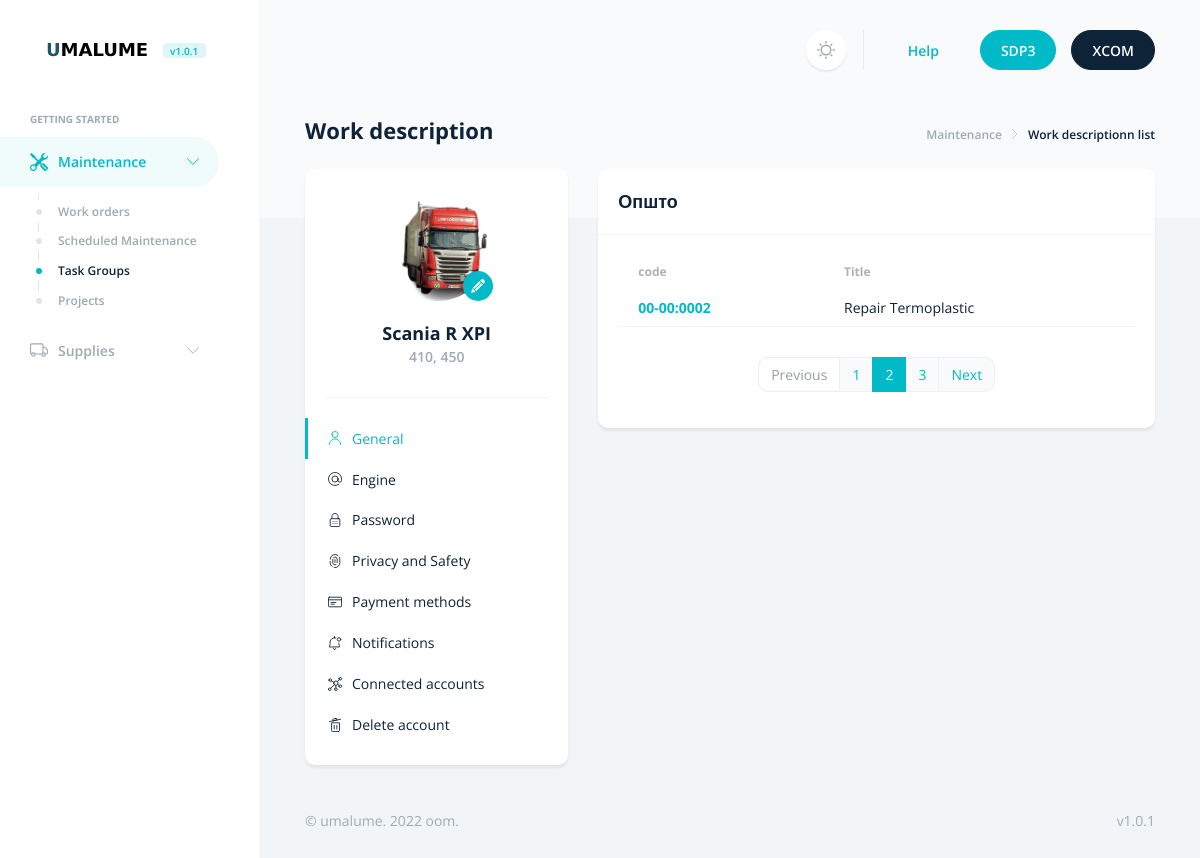
/maint/works/, run on an earlier commit of the app's database.
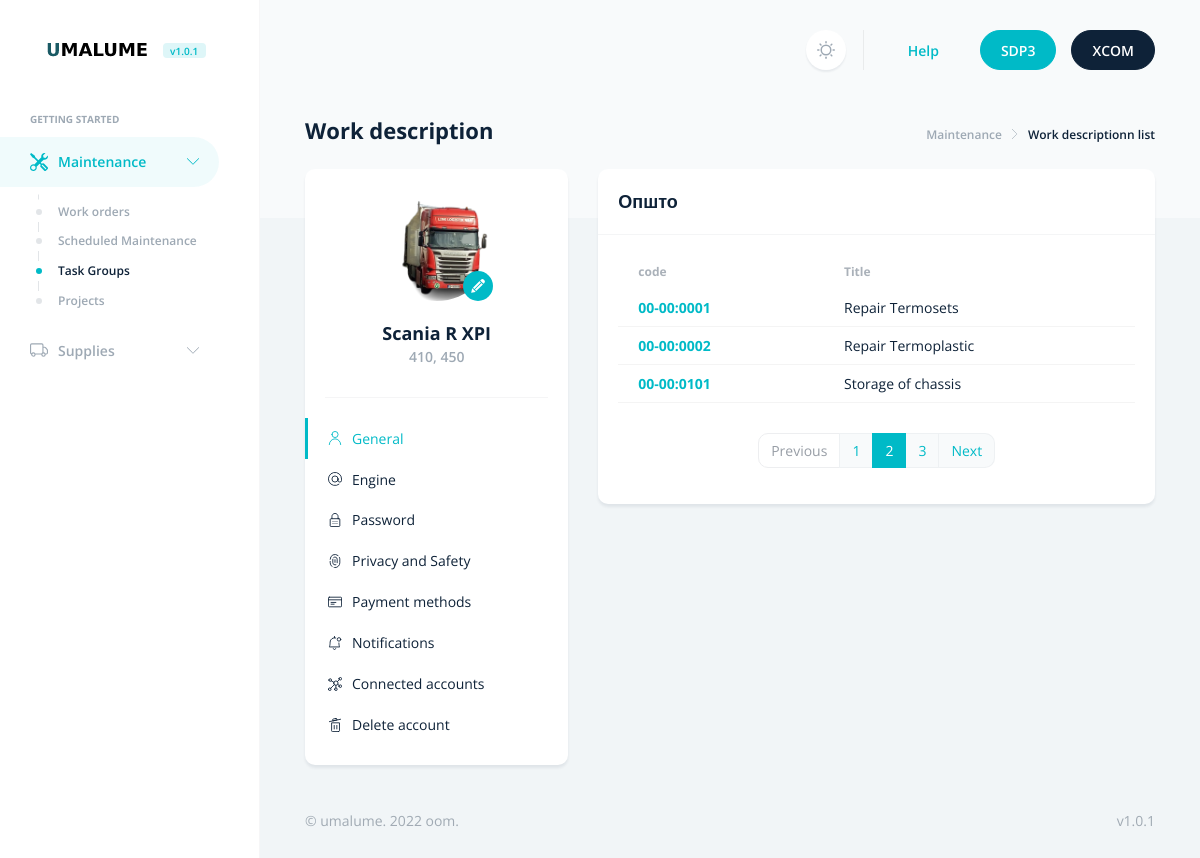
And on a later commit of the database.
### maint/models.py (models this page shows, shortened)
class Work(models.Model):
    class Status(models.TextChoices):
        DRAFT = 'DF', _('Draft')
        PUBLISHED = 'PB', _('Published')
    title = models.CharField(max_length=256)
    slug = models.SlugField(max_length=256, unique=True)
    author = models.ForeignKey(User, on_delete=models.CASCADE, related_name='maint_work') #  specify the name of the reverse relationship, from User to Work.
    code = models.CharField(max_length=101, default='XX-XX:XXXX', unique=True)
    content = models.TextField()
    publish = models.DateTimeField(default=timezone.now) # returns the current datetime in a timezone-aware format
    created = models.DateTimeField(auto_now_add=True) #  the date will be saved automatically when creating an object
    updated = models.DateTimeField(auto_now=True) # the date will be updated automatically when saving an object.
    status = models.CharField(max_length=2, choices=Status.choices, default=Status.DRAFT)
    objects = models.Manager() # The default manager.
    published = PublishedManager() # Our custom manager.
    class Meta:
        ordering = ['code']
        indexes = [
            models.Index(fields=['code']), # Creates an index (B-Tree) in the database. This will improve performance for queries filtering or ordering results by this field.
        ]
    def get_absolute_url(self):
        return reverse('maint:work-detail', args=[self.slug])

### maint/views.py (the view)
# urls.py: path('works/', views.work_list, name='work-list'),
def work_list(request):
    work_list = Work.published.all() # lista na site kompletirani opisi na rabota
    paginator = Paginator(work_list, 10) # broj na opisi na rabota po strana
    page_number = request.GET.get('page', 1)
    works = paginator.page(page_number)
    contex = {
        'works': works
    }
    return render(request, 'maint/work-list.html', contex)

### maint/models.py (called while the page is built)
    def get_queryset(self):
        return super().get_queryset().filter(status=Work.Status.PUBLISHED)

### templates/maint/work-list.html (shortened to what the changed rows need)
{% extends 'base.html' %}
{% load static %}
{% block body %}
<div class="d-flex align-items-baseline justify-content-between">
    <h1 class="h2">
        Work description
    </h1>
</div>
<div class="row">
    <div class="col">
        <div class="card border-0 scroll-mt-3" id="general">
            <div class="card-header">
                <h2 class="h3 mb-0">Општо</h2>
            </div>
            <div class="card-body">
                <ul class="list-group list-group-flush">
                    <table class="table table-sm">
                        <thead>
                            <tr>
                                <th scope="col">code</th>
                                <th scope="col">Title</th>
                            </tr>
                        </thead>
                        <tbody>
                            {% for work in works %}
                            <tr>
                                <th scope="row"><a href="{{ work.get_absolute_url }}">{{ work.code }}</a></th>
                                <td>{{ work.title }}</td>
                            </tr>
                            {% endfor %}
                        </tbody>
                    </table>
                </ul>
            </div>
        </div>
    </div>
</div>
{% endblock %}

What changed in the data, as far as the page shows it:
now on this page (row edited): Work: code "00-00:0001", title "Repair Termosets"
now on this page (row edited): Work: code "00-00:0101", title "Storage of chassis"
